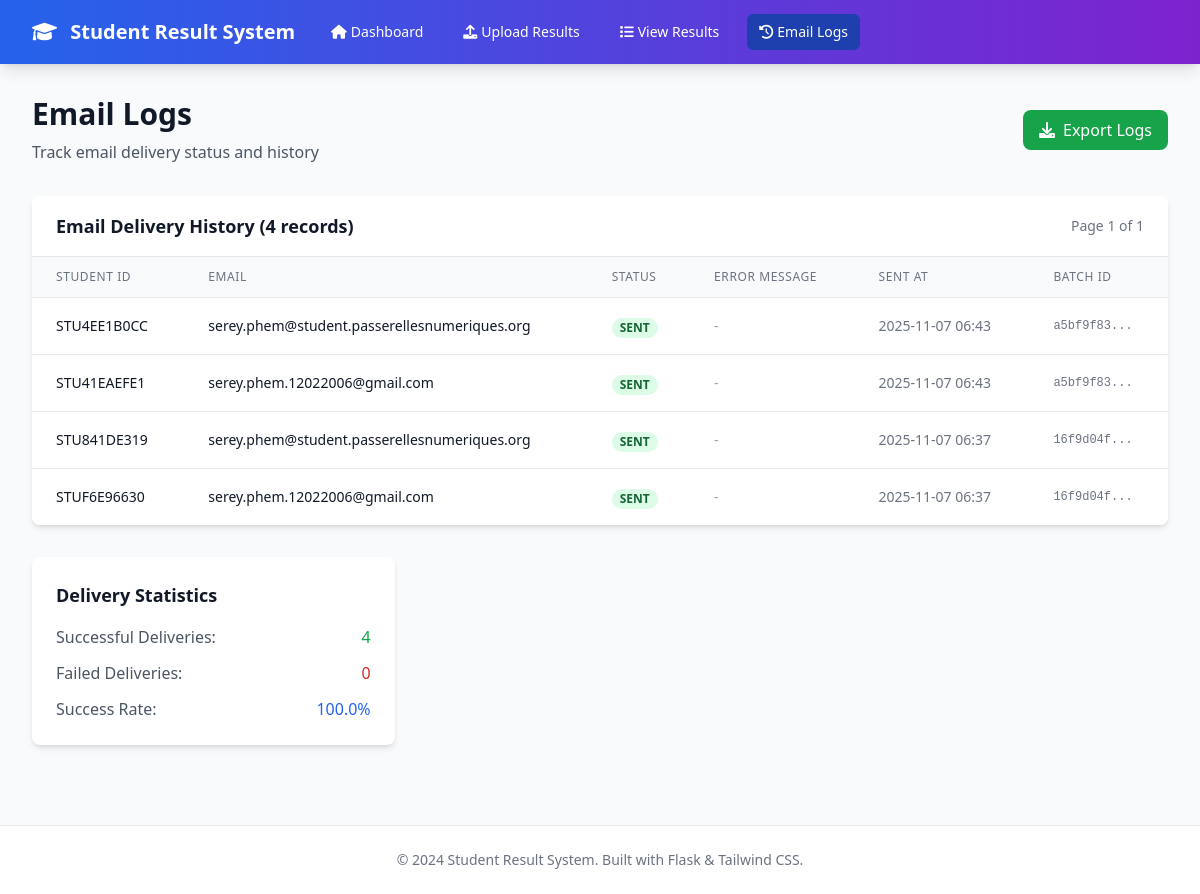
Page /logs on the earlier database version.
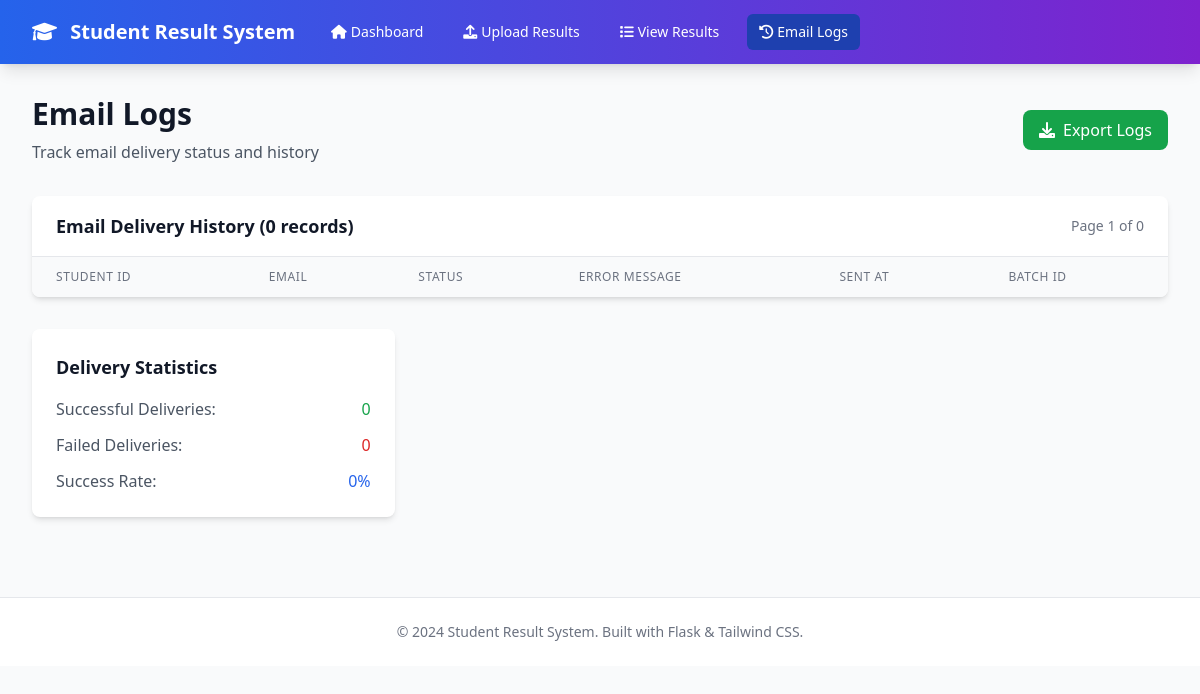
Same page on the later database version.
### app.py (models this page shows)
class EmailLog(db.Model):
    id = db.Column(db.Integer, primary_key=True)
    student_id = db.Column(db.String(50), nullable=False)
    email = db.Column(db.String(120), nullable=False)
    status = db.Column(db.String(20), nullable=False)  # sent, failed
    error_message = db.Column(db.Text)
    sent_at = db.Column(db.DateTime, default=datetime.utcnow)
    batch_id = db.Column(db.String(32), nullable=False)

### app.py (the view)
@app.route('/logs')
def view_logs():
    page = request.args.get('page', 1, type=int)
    per_page = 20
    logs = EmailLog.query.order_by(EmailLog.sent_at.desc()).paginate(
        page=page, per_page=per_page, error_out=False
    )
    return render_template('logs.html', logs=logs)

### templates/logs.html (shortened to what this page needs)
{% extends "base.html" %}
{% block content %}
<div class="mb-8">
    <div class="flex justify-between items-center">
        <div>
            <h1 class="text-3xl font-bold text-gray-900">Email Logs</h1>
            <p class="text-gray-600 mt-2">Track email delivery status and history</p>
        </div>
        <div class="flex space-x-3">
            <a href="{{ url_for('export_logs') }}"
               class="bg-green-600 text-white px-4 py-2 rounded-lg hover:bg-green-700 transition duration-300 flex items-center">
                <i class="fas fa-download mr-2"></i>
                Export Logs
            </a>
        </div>
    </div>
</div>
<div class="bg-white rounded-lg shadow-md overflow-hidden">
    <div class="px-6 py-4 border-b border-gray-200">
        <div class="flex justify-between items-center">
            <h3 class="text-lg font-semibold text-gray-900">
                Email Delivery History ({{ logs.total }} records)
            </h3>
            <div class="flex items-center space-x-4">
                <span class="text-sm text-gray-500">
                    Page {{ logs.page }} of {{ logs.pages }}
                </span>
            </div>
        </div>
    </div>
    <div class="overflow-x-auto">
        <table class="min-w-full divide-y divide-gray-200">
            <thead class="bg-gray-50">
                <tr>
                    <th class="px-6 py-3 text-left text-xs font-medium text-gray-500 uppercase tracking-wider">Student ID</th>
                    <th class="px-6 py-3 text-left text-xs font-medium text-gray-500 uppercase tracking-wider">Email</th>
                    <th class="px-6 py-3 text-left text-xs font-medium text-gray-500 uppercase tracking-wider">Status</th>
                    <th class="px-6 py-3 text-left text-xs font-medium text-gray-500 uppercase tracking-wider">Error Message</th>
                    <th class="px-6 py-3 text-left text-xs font-medium text-gray-500 uppercase tracking-wider">Sent At</th>
                    <th class="px-6 py-3 text-left text-xs font-medium text-gray-500 uppercase tracking-wider">Batch ID</th>
                </tr>
            </thead>
            <tbody class="bg-white divide-y divide-gray-200">
                {% for log in logs.items %}
                <tr class="hover:bg-gray-50 transition duration-150">
                    <td class="px-6 py-4 whitespace-nowrap text-sm font-medium text-gray-900">
                        {{ log.student_id }}
                    </td>
                    <td class="px-6 py-4 whitespace-nowrap text-sm text-gray-900">{{ log.email }}</td>
                    <td class="px-6 py-4 whitespace-nowrap">
                        <span class="px-2 inline-flex text-xs leading-5 font-semibold rounded-full
                                    {% if log.status == 'sent' %}bg-green-100 text-green-800
                                    {% else %}bg-red-100 text-red-800{% endif %}">
                            {{ log.status|upper }}
                        </span>
                    </td>
                    <td class="px-6 py-4 text-sm text-gray-900">
                        {% if log.error_message %}
                        <span class="text-red-600 text-xs">{{ log.error_message|truncate(50) }}</span>
                        {% else %}
                        <span class="text-gray-400">-</span>
                        {% endif %}
                    </td>
                    <td class="px-6 py-4 whitespace-nowrap text-sm text-gray-500">
                        {{ log.sent_at.strftime('%Y-%m-%d %H:%M') }}
                    </td>
                    <td class="px-6 py-4 whitespace-nowrap text-sm text-gray-500 font-mono text-xs">
                        {{ log.batch_id[:8] }}...
                    </td>
                </tr>
                {% endfor %}
            </tbody>
        </table>
    </div>
</div>
<div class="grid grid-cols-1 md:grid-cols-3 gap-6 mt-8">
    <div class="bg-white rounded-lg shadow-md p-6">
        <h4 class="text-lg font-semibold text-gray-900 mb-4">Delivery Statistics</h4>
        <div class="space-y-3">
            <div class="flex justify-between items-center">
                <span class="text-gray-600">Successful Deliveries:</span>
                <span class="font-medium text-green-600">{{ logs.items|selectattr('status', 'equalto', 'sent')|list|length }}</span>
            </div>
            <div class="flex justify-between items-center">
                <span class="text-gray-600">Failed Deliveries:</span>
                <span class="font-medium text-red-600">{{ logs.items|selectattr('status', 'equalto', 'failed')|list|length }}</span>
            </div>
            <div class="flex justify-between items-center">
                <span class="text-gray-600">Success Rate:</span>
                <span class="font-medium text-blue-600">
                    {% set sent_count = logs.items|selectattr('status', 'equalto', 'sent')|list|length %}
                    {% set total_count = logs.items|length %}
                    {% if total_count > 0 %}
                        {{ ((sent_count / total_count) * 100)|round(1) }}%
                    {% else %}
                        0%
                    {% endif %}
                </span>
            </div>
        </div>
    </div>
</div>
{% endblock %}

### templates/base.html (shortened to what this page needs)
<!DOCTYPE html>
<html lang="en">
<head>
    <script src="https://cdn.tailwindcss.com"></script>
    <link href="https://cdnjs.cloudflare.com/ajax/libs/font-awesome/6.0.0/css/all.min.css" rel="stylesheet">
    <link rel="stylesheet" href="{{ url_for('static', filename='css/style.css') }}">
</head>
<body class="bg-gray-50">
    <nav class="bg-gradient-to-r from-blue-600 to-purple-700 shadow-lg">
        <div class="max-w-7xl mx-auto px-4 sm:px-6 lg:px-8">
            <div class="flex justify-between h-16">
                <div class="flex items-center">
                    <div class="flex-shrink-0">
                        <h1 class="text-white text-xl font-bold">
                            <i class="fas fa-graduation-cap mr-2"></i>
                            Student Result System
                        </h1>
                    </div>
                    <div class="hidden md:ml-6 md:flex md:space-x-4">
                        <a href="{{ url_for('index') }}"
                           class="{% if request.endpoint == 'index' %}bg-blue-800{% else %}hover:bg-blue-500{% endif %} text-white px-3 py-2 rounded-md text-sm font-medium transition duration-300">
                            <i class="fas fa-home mr-1"></i>Dashboard
                        </a>
                        <a href="{{ url_for('upload_file') }}"
                           class="{% if request.endpoint == 'upload_file' %}bg-blue-800{% else %}hover:bg-blue-500{% endif %} text-white px-3 py-2 rounded-md text-sm font-medium transition duration-300">
                            <i class="fas fa-upload mr-1"></i>Upload Results
                        </a>
                        <a href="{{ url_for('view_results') }}"
                           class="{% if request.endpoint == 'view_results' %}bg-blue-800{% else %}hover:bg-blue-500{% endif %} text-white px-3 py-2 rounded-md text-sm font-medium transition duration-300">
                            <i class="fas fa-list mr-1"></i>View Results
                        </a>
                        <a href="{{ url_for('view_logs') }}"
                           class="{% if request.endpoint == 'view_logs' %}bg-blue-800{% else %}hover:bg-blue-500{% endif %} text-white px-3 py-2 rounded-md text-sm font-medium transition duration-300">
                            <i class="fas fa-history mr-1"></i>Email Logs
                        </a>
                    </div>
                </div>
            </div>
        </div>
    </nav>
    <main class="max-w-7xl mx-auto px-4 sm:px-6 lg:px-8 py-8">
        {% block content %}{% endblock %}
    </main>
    <footer class="bg-white border-t border-gray-200 mt-12">
        <div class="max-w-7xl mx-auto px-4 sm:px-6 lg:px-8 py-6">
            <div class="text-center text-gray-500 text-sm">
                <p>&copy; 2024 Student Result System. Built with Flask & Tailwind CSS.</p>
            </div>
        </div>
    </footer>
</body>
</html>

### static/css/style.css (style rules this page uses)
* { transition: all 0.2s ease-in-out; }

Differences in the rows shown:
removed EmailLog: student_id "STU4EE1B0CC", email "serey.phem@student.passerellesnumeriques.org", status "SENT", sent_at "2025-11-07 06:43", batch_id "a5bf9f83"
removed EmailLog: student_id "STU41EAEFE1", email "serey.phem.12022006@gmail.com", status "SENT", sent_at "2025-11-07 06:43", batch_id "a5bf9f83"
removed EmailLog: student_id "STU841DE319", email "serey.phem@student.passerellesnumeriques.org", status "SENT", sent_at "2025-11-07 06:37", batch_id "16f9d04f"
removed EmailLog: student_id "STUF6E96630", email "serey.phem.12022006@gmail.com", status "SENT", sent_at "2025-11-07 06:37", batch_id "16f9d04f"
Other differences:
{{ logs.total }}: "4" → "0"
{{ logs.pages }}: "1" → "0"
{{ logs.items|selectattr('status', 'equalto', 'sent')|list|length }}: "4" → "0"
{{ ((sent_count / total_count) * 100)|round(1) }}: "100.0" → (not shown)
text now shown: "0%"
